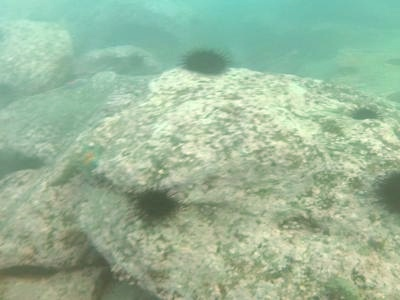
#> input picture ColorCompensation/2330.jpg, 400 x 300 px, found by its file name; its folder holds only this picture in this run
$ jupyter execute Color_Correction_Local_Contrast_Enhancement.ipynb   (older library calls are emulated)
#> lines starting #> are read from the running program, lines starting #| are printed output that depends on the picture; long printed decimals are rounded
[cell 1]
import numpy as np
import cv2
from skimage import color, io, filters
import matplotlib
import matplotlib.pyplot as plt
import matplotlib.image as mpimg
from PIL import Image
import math
import matplotlib.image as mpimg
from skimage.metrics import structural_similarity as ssim
import warnings

# Color Compensation

[cell 2]
def color_compensation(img):
    img = np.double(img)
    #print(img)
    R = img[:,:,0]
    G = img[:,:,1]
    B = img[:,:,2]
    Irm = np.mean(R, axis=0)
    Irm = np.mean(Irm)/256.0
    Igm = np.mean(G, axis=0)
    Igm = np.mean(Igm)/256.0
    Ibm = np.mean(B, axis=0)
    Ibm = np.mean(Ibm)/256.0
    a = 1.5
    Irc = R + a * (Igm-Irm)*(1-Irm)*G
    Irc = np.array(Irc.reshape(G.shape), np.uint8)
    b=1
    Ibc = B + b* (Igm-Ibm)*(1-Ibm)*G
    Ibc = np.array(Ibc.reshape(G.shape), np.uint8)
    G = np.array(G,np.uint8)
    img = cv2.merge([Ibc,G,Irc])
    return img

# Color Correction

[cell 3]
def single_scale_Retinex(raw_img, sigma):
    log_img = np.log10(raw_img) - np.log10(cv2.GaussianBlur(raw_img, (0, 0), sigma)) # sigma = 15
    return log_img


def multi_scale_Retinex(raw_img, sigma_arr, weight_arr):
    while len(weight_arr) < len(sigma_arr):
        weight_arr.append(0)
    weight_sum = sum(weight_arr)

    img = np.zeros(raw_img.shape)
    for i in range(len(sigma_arr)):
        w = weight_arr[i] / weight_sum
        img += single_scale_Retinex(raw_img, sigma_arr[i]) * w

    return img

def create_gamma_lookup_table(gamma):
    lut = list(range(0, 256))
    if gamma != 0:
        for i in range(0,256):
            lut[i] = int((i / 255) ** (1 / gamma) * 255)
    return lut


def quantify_log_image(img, high_clip=0.005, low_clip=0.005, gamma=0.45):
    lut = create_gamma_lookup_table(gamma)

    for c in range(img.shape[-1]):
        flatten = sorted(img[:,:,c].ravel())
        low = flatten[int(len(flatten) * low_clip)]
        high = flatten[int(len(flatten) * (1 - high_clip))]
        # plt.hist(flatten, 200, [min(flatten), max(flatten)])
        # plt.show()
        temp = np.minimum(np.maximum(img[:,:,c], low), high)
        temp = np.uint8((temp - low) / (high - low) * 255.0)

        # Gamma correction.
        if gamma != 0:
            for i in range(temp.shape[0]):
                for j in range(temp.shape[1]):
                    temp[i][j] = lut[temp[i][j]]

        img[:,:,c] = temp

    return np.uint8(img)

def MSR(original_img, sigma_arr, weight_arr, alpha=125, beta=46, high_clip=0.005, low_clip=0.005,gamma=0.45):
    original_img = np.float64(original_img) + 1.0 # Avoiding numerical unstability cause by log(0) in SSR

    # Basic Multiscale Retinex
    R = multi_scale_Retinex(original_img, sigma_arr, weight_arr)

    # Calculate color restoration function(CRF)
    sigmaI = original_img.sum(axis=2)
    # Expand dims to 3 channels, copy data at (1080,1920,0) along 2nd axis. Expanditure is required for the 2nd axis does not exist.
#     sigmaI = np.expand_dims(sigmaI, axis=2).repeat(3, axis=2)
#     CRF = beta * (np.log10(alpha * original_img) - np.log10(sigmaI))

    # Quantify
    img = quantify_log_image(R, high_clip, low_clip, gamma)

    # # Grayscale histogram for testing
    # plt.hist(img[:,:,0].ravel(), 200, [img[:,:,0].min(), img[:,:,0].max()])
    # plt.show()

    return img

[cell 4]
def color_correction(image,extension):
    image = cv2.cvtColor(image,cv2.COLOR_BGR2RGB)
    image = MSR(image,[15,80,250],[1,1,1])
    image = cv2.cvtColor(image,cv2.COLOR_RGB2BGR)
    name="msr."+str(extension)
    cv2.imwrite(name,image)
    image = Image.open(name)
    r_array = []
    g_array = []
    b_array = []
    for y in range(image.height):
        for x in range(image.width):
            r,g,b = image.getpixel((x,y))
            r_array.append(r)
            g_array.append(g)
            b_array.append(b)
    r_array.sort()
    g_array.sort()
    b_array.sort()

    min_index = int(image.height*image.width*0.005)
    max_index = int(image.height*image.width*(1-0.005))


    red_min,red_max,green_min,green_max,blue_min,blue_max = r_array[min_index],r_array[max_index],g_array[min_index],g_array[max_index],b_array[min_index],b_array[max_index]

    #print(r_min,r_max,g_min,g_max,b_min,b_max)


    for y in range(image.height):
        for x in range(image.width):
            r,g,b = image.getpixel((x,y))
            if(r<=red_min):
                r=0
            elif(r in range(red_min,red_max)):
                r=255*(r-red_min)/(red_max-red_min)
            else:
                r=red_max
            if(g<=green_min):
                g=0
            elif(g in range(green_min,green_max)):
                g=255*(g-green_min)/(green_max-green_min)
            else:
                g=green_max
            if(b<=blue_min):
                b=0
            elif(b in range(blue_min,blue_max)):
                b=255*(b-blue_min)/(blue_max-blue_min)
            else:
                b=255
                    #print("After",(r,g,b))
            image.putpixel((x,y),(int(r),int(g),int(b)))
    name = "color_corrected."+str(extension)
    image.save(name)
    return cv2.imread(name)

# Details Sharpening

[cell 5]
def Saliency(img):
    gfgbr = cv2.GaussianBlur(img,(3, 3), 3)
    LabIm = cv2.cvtColor(gfgbr, cv2.COLOR_BGR2Lab)
    lab = cv2.split(LabIm)
    l = np.float32(lab[0])
    a = np.float32(lab[1])
    b = np.float32(lab[2])
    lm = cv2.mean(l)[0] # cv2.mean(l).val[0]
    am = cv2.mean(a)[0]
    bm = cv2.mean(b)[0]
    sm = np.zeros(l.shape, l[0][1].dtype)
    l = cv2.subtract(l, lm)
    a = cv2.subtract(a, am)
    b = cv2.subtract(b, bm)
    sm = cv2.add(sm, cv2.multiply(l, l))
    sm = cv2.add(sm, cv2.multiply(a, a))
    sm = cv2.add(sm, cv2.multiply(b, b))
    return sm


def LaplacianContrast(img):
    # img=cv2.CreateMat(h, w, cv2.CV_32FC3)
    laplacian = cv2.Laplacian(img,5)
    laplacian = cv2.convertScaleAbs(laplacian)
    return laplacian


def LocalContrast(img):
    h = [1.0 / 16.0, 4.0 / 16.0, 6.0 / 16.0, 4.0 / 16.0, 1.0 / 16.0]
    mask = np.ones((len(h),len(h)), img[0][0].dtype)
    for i in range(len(h)):
        for j in range(len(h)):
            mask[i][j]=(h[i] * h[j])
    localContrast = cv2.filter2D(img, 5,kernel=mask)
    for i in range(len(localContrast)):
        for j in range(len(localContrast[0])):
            if localContrast[i][j] > math.pi / 2.75:
                localContrast[i][j] = math.pi / 2.75
    localContrast = cv2.subtract(img, localContrast)
    return cv2.multiply(localContrast, localContrast)


def Exposedness(img):
    sigma = 0.25
    average = 0.5
    exposedness = np.zeros(img.shape,img[0][0].dtype)
    for i in range(len(img)):
        for j in range(len(img[0])):
            value = math.exp(-1.0 * math.pow(img[i, j] - average, 2.0) / (2 * math.pow(sigma, 2.0)))
            exposedness[i][j] = value
    return exposedness


# [12 lines left out: function LuminanceWeight, not called in this run]

[cell 6]
def filterMask(img):
    h = [1.0 / 16.0, 4.0 / 16.0, 6.0 / 16.0, 4.0 / 16.0, 1.0 / 16.0]
    mask = np.zeros((len(h), len(h)), img[0][1].dtype)
    for i in range(len(h)):
        for j in range(len(h)):
            mask[i][j] = h[i] * h[j]
    return mask


def buildGaussianPyramid(img, level):
    gaussPyr =[]
    mask = filterMask(img)
    tmp = cv2.filter2D(img, -1, mask)
    gaussPyr.append(tmp.copy())
    tmpImg = img.copy()
    for i in range(1,level):
        cv2.resize(tmpImg, (0, 0), tmpImg, 0.5, 0.5, cv2.INTER_LINEAR)
        tmp = cv2.filter2D(tmpImg,-1,mask)
        gaussPyr.append(tmp.copy())
    return gaussPyr


def buildLaplacianPyramid(img, level):
    lapPyr = []
    lapPyr.append(img.copy())
    tmpImg = img.copy()
    tmpPyr = img.copy()
    for i in range(1,level):
        cv2.resize(tmpImg, (0, 0), tmpImg, 0.5, 0.5, cv2.INTER_LINEAR)
        lapPyr.append(tmpImg.copy())
    for i in range(level - 1):
        cv2.resize(lapPyr[i + 1], (len(lapPyr[i][0]), len(lapPyr[i])), tmpPyr, 0, 0, cv2.INTER_LINEAR)
        cv2.subtract(lapPyr[i], tmpPyr)
    return lapPyr


def reconstructLaplacianPyramid(pyramid):
    level = len(pyramid)
    for i in range(level - 1,0):
        tmpPyr = cv2.resize(pyramid[i], (len(pyramid[0][0]),len(pyramid[0])),fx= 0,fy= 0,interpolation=cv2.INTER_LINEAR)
        pyramid[i - 1] = cv2.add(pyramid[i - 1], tmpPyr)
    return pyramid[0]


def fuseTwoImages(w1, img1, w2, img2, level):
    weight1 = buildGaussianPyramid(w1, level)
    weight2 = buildGaussianPyramid(w2, level)
    img1 = np.float32(img1)
    img2 = np.float32(img2)
    bgr = cv2.split(img1)
    bCnl1 = buildLaplacianPyramid(bgr[0], level)
    gCnl1 = buildLaplacianPyramid(bgr[1], level)
    rCnl1 = buildLaplacianPyramid(bgr[2], level)
    bgr = []
    bgr = cv2.split(img2)
    bCnl2 = buildLaplacianPyramid(bgr[0], level)
    gCnl2 = buildLaplacianPyramid(bgr[1], level)
    rCnl2 = buildLaplacianPyramid(bgr[2], level)
    bCnl=[]
    gCnl=[]
    rCnl=[]

    for i in range(level):
        cn = cv2.add(cv2.multiply(bCnl1[i], weight1[i]), cv2.multiply(bCnl2[i], weight2[i]))
        bCnl.append(cn.copy())
        cn = cv2.add(cv2.multiply(gCnl1[i], weight1[i]), cv2.multiply(gCnl2[i], weight2[i]))
        gCnl.append(cn.copy())
        cn = cv2.add(cv2.multiply(rCnl1[i], weight1[i]), cv2.multiply(rCnl2[i], weight2[i]))
        rCnl.append(cn.copy())
    bChannel = reconstructLaplacianPyramid(bCnl)
    gChannel = reconstructLaplacianPyramid(gCnl)
    rChannel = reconstructLaplacianPyramid(rCnl)
    fusion = cv2.merge((bChannel, gChannel, rChannel))
    return fusion

[cell 7]
def sharpen(img):
    image = img
    sigma = 20.0
    for i in range(20):
        img = filters.gaussian(img,sigma=(sigma,sigma),truncate=6.0,channel_axis=True)
        img = np.minimum(img,image)
    strength = 0.8
    Inorm = image-strength*img

    Inorm = Inorm*255
    Inorm = Inorm.astype(np.uint8)
    B,G,R = cv2.split(Inorm)

    output1_R = cv2.equalizeHist(R)
    output1_G = cv2.equalizeHist(G)
    output1_B = cv2.equalizeHist(B)

    Inorm = cv2.merge([output1_B,output1_G,output1_R])
    Inorm = Inorm/255.0

    Isharp = (image+Inorm)/2
    return Isharp

[cell 8]
def enhance(image, level):
#     img1 = simplest_cb(image, 5)
    img1 = np.uint8(image)
    LabIm1 = cv2.cvtColor(img1, cv2.COLOR_BGR2Lab)
    L1 = cv2.extractChannel(LabIm1, 0)
    # Apply CLAHE

    result = sharpen(image)
    img2 = np.uint8(result)
    LabIm2 = cv2.cvtColor(img2, cv2.COLOR_BGR2Lab)
    L2 = cv2.extractChannel(LabIm2, 0)


#     img2 = result[0]
#     L2 = result[1]


    w1 = calWeight(img1, L1)
    w2 = calWeight(img2, L2)
    sumW = cv2.add(w1, w2)
    w1 = cv2.divide(w1, sumW)
    w2 = cv2.divide(w2, sumW)
    return fuseTwoImages(w1, img1, w2, img2, level)


def calWeight(img, L):
    L = np.float32(np.divide(L, (255.0)))
    WL = np.float32(LaplacianContrast(L)) # Check this line
    WC = np.float32(LocalContrast(L))
    WS = np.float32(Saliency(img))
    WE = np.float32(Exposedness(L))
    weight = WL.copy()
    weight = np.add(weight, WC)
    weight = np.add(weight, WS)
    weight = np.add(weight, WE)
    return weight

# Metrics Calculation

[cell 9]
def get_entropy(img_):
    x, y = img_.shape[0:2]
    tmp = []
    for i in range(256):
        tmp.append(0)
    val = 0
    k = 0
    res = 0
    img = np.array(img_)
    for i in range(len(img)):
        for j in range(len(img[i])):
            val = img[i][j]
            tmp[val] = float(tmp[val] + 1)
            k =  float(k + 1)
    for i in range(len(tmp)):
        tmp[i] = float(tmp[i] / k)
    for i in range(len(tmp)):
        if(tmp[i] == 0):
            res = res
        else:
            res = float(res - tmp[i] * (math.log(tmp[i]) / math.log(2.0)))
    return res

[cell 10]
def get_uiqm(a):
    rgb = a
    lab = color.rgb2lab(a)
    gray = color.rgb2gray(a)

    # UIQM
    p1 = 0.0282
    p2 = 0.2953
    p3 = 3.5753

    #1st term UICM
    rg = rgb[:,:,0] - rgb[:,:,1]
    yb = (rgb[:,:,0] + rgb[:,:,1]) / 2 - rgb[:,:,2]
    rgl = np.sort(rg,axis=None)
    ybl = np.sort(yb,axis=None)
    al1 = 0.1
    al2 = 0.1
    T1 = np.int(al1 * len(rgl))
    T2 = np.int(al2 * len(rgl))
    rgl_tr = rgl[T1:-T2]
    ybl_tr = ybl[T1:-T2]

    urg = np.mean(rgl_tr)
    s2rg = np.mean((rgl_tr - urg) ** 2)
    uyb = np.mean(ybl_tr)
    s2yb = np.mean((ybl_tr- uyb) ** 2)

    uicm =-0.0268 * np.sqrt(urg**2 + uyb**2) + 0.1586 * np.sqrt(s2rg + s2yb)

    #2nd term UISM (k1k2=8x8)
    Rsobel = rgb[:,:,0] * filters.sobel(rgb[:,:,0])
    Gsobel = rgb[:,:,1] * filters.sobel(rgb[:,:,1])
    Bsobel = rgb[:,:,2] * filters.sobel(rgb[:,:,2])

    Rsobel=np.round(Rsobel).astype(np.uint8)
    Gsobel=np.round(Gsobel).astype(np.uint8)
    Bsobel=np.round(Bsobel).astype(np.uint8)

    Reme = eme(Rsobel)
    Geme = eme(Gsobel)
    Beme = eme(Bsobel)

    uism = 0.299 * Reme + 0.587 * Geme + 0.114 * Beme

    #3rd term UIConM
    uiconm = logamee(gray)

    uiqm = p1 * uicm + p2 * uism + p3 * uiconm
    return uiqm

def eme(ch,blocksize=8):

    num_x = math.ceil(ch.shape[0] / blocksize)
    num_y = math.ceil(ch.shape[1] / blocksize)

    eme = 0
    w = 2. / (num_x * num_y)
    for i in range(num_x):

        xlb = i * blocksize
        if i < num_x - 1:
            xrb = (i+1) * blocksize
        else:
            xrb = ch.shape[0]

        for j in range(num_y):

            ylb = j * blocksize
            if j < num_y - 1:
                yrb = (j+1) * blocksize
            else:
                yrb = ch.shape[1]

            block = ch[xlb:xrb,ylb:yrb]

            blockmin = np.float(np.min(block))
            blockmax = np.float(np.max(block))

            # # old version
            # if blockmin == 0.0: eme += 0
            # elif blockmax == 0.0: eme += 0
            # else: eme += w * math.log(blockmax / blockmin)

            # new version
            if blockmin == 0: blockmin+=1
            if blockmax == 0: blockmax+=1
            eme += w * math.log(blockmax / blockmin)
    return eme

def plipsum(i,j,gamma=1026):
    return i + j - i * j / gamma

def plipsub(i,j,k=1026):
    return k * (i - j) / (k - j)

def plipmult(c,j,gamma=1026):
    return gamma - gamma * (1 - j / gamma)**c

def logamee(ch,blocksize=8):

    num_x = math.ceil(ch.shape[0] / blocksize)
    num_y = math.ceil(ch.shape[1] / blocksize)

    s = 0
    w = 1. / (num_x * num_y)
    for i in range(num_x):

        xlb = i * blocksize
        if i < num_x - 1:
            xrb = (i+1) * blocksize
        else:
            xrb = ch.shape[0]

        for j in range(num_y):

            ylb = j * blocksize
            if j < num_y - 1:
                yrb = (j+1) * blocksize
            else:
                yrb = ch.shape[1]

            block = ch[xlb:xrb,ylb:yrb]
            blockmin = np.float(np.min(block))
            blockmax = np.float(np.max(block))

            top = plipsub(blockmax,blockmin)
            bottom = plipsum(blockmax,blockmin)

            m = top/bottom
            if m ==0.:
                s+=0
            else:
                s += (m) * np.log(m)

    return plipmult(w,s)

[cell 11]
inpath = r'C:\Users\ardenus\Downloads\images'
outpath = r'C:\Users\ardenus\Downloads\Clahe'
ccom = r'C:\Users\ardenus\Downloads\ColorCompensation'
ccor = r'C:\Users\ardenus\Downloads\ColorCorrection'
shar = r'C:\Users\ardenus\Downloads\Sharpened'
a_uiqm = a_psnr = a_ssim = a_entropy = count =0
images = input("Enter the images to process:").split()
#> the answer given: ColorCompensation/2330.jpg
for i in images:
    name,ext = i.split(".")
    j = "\\"+i
    plt.figure(figsize=(25,5))

    img = cv2.imread(inpath+j)
#> img is the input picture: shape (300, 400, 3); mean B, G, R 154.8, 183.7, 155
    img = cv2.cvtColor(img,cv2.COLOR_BGR2RGB)

# [6 lines of commented-out code are left out]
    compensated = color_compensation(img)
#> in color_compensation, `B = img[:,:,2]`:
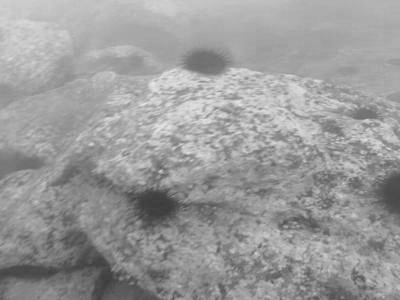
#> B: shape (300, 400) float64; min 58, max 232, mean 154.8
#> in color_compensation, `Irm = np.mean(R, axis=0)`: Irm = 400 values, max 169.2 at index 250, min 137.2 at index 85, mean 155
#> in color_compensation, `Irm = np.mean(Irm)/256.0`: Irm = 0.605
#> in color_compensation, `Igm = np.mean(G, axis=0)`: Igm = 400 values, max 196.1 at index 249, min 167.6 at index 73, mean 183.7
#> in color_compensation, `Igm = np.mean(Igm)/256.0`: Igm = 0.718
#> in color_compensation, `Ibm = np.mean(B, axis=0)`: Ibm = 400 values, max 166.3 at index 249, min 141.6 at index 71, mean 154.8
#> in color_compensation, `Ibm = np.mean(Ibm)/256.0`: Ibm = 0.605
    cv2.imwrite(ccom+j,compensated)

    # Applying Color Correction
    corrected = color_correction(cv2.imread(ccom+j),ext)
#> the loop in multi_scale_Retinex, `for i in range(len(sigma_arr)):` made 3 passes
#> pass 1, in single_scale_Retinex, `log_img = np.log10(raw_img) - np.log10(cv2.GaussianBlur(raw_img, (0, 0..`:
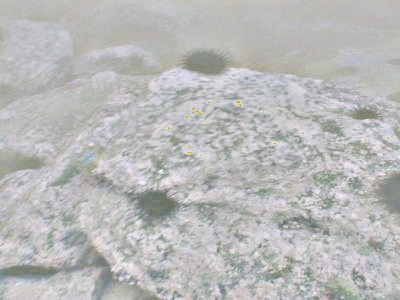
#> log_img: shape (300, 400, 3) float64; mean of channels 0, 1, 2 -0.00448, -0.00304, -0.00397; drawn with min black and max white
#> in MSR, `sigmaI = original_img.sum(axis=2)`:
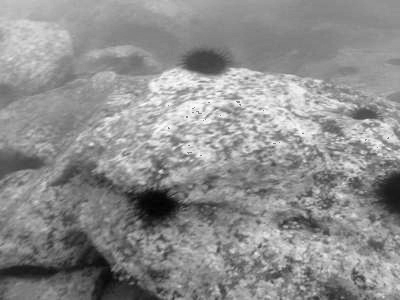
#> sigmaI: shape (300, 400) float64; min 214, max 754, mean 515.9; drawn with min black and max white
#> the loop in quantify_log_image, `for c in range(img.shape[-1]):` made 3 passes
#> (low, high) on passes 1 to 3: (-0.25, 0.133), (-0.243, 0.103), (-0.275, 0.111)
#> pass 1, in quantify_log_image, `temp = np.minimum(np.maximum(img[:,:,c], low), high)`:
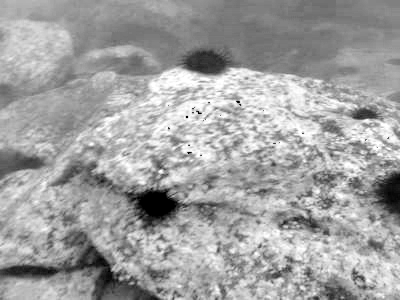
#> temp: shape (300, 400) float64; min -0.25, max 0.133, mean -0.00704; drawn with min black and max white
#> after the loop in quantify_log_image, `for c in range(img.shape[-1]):`:
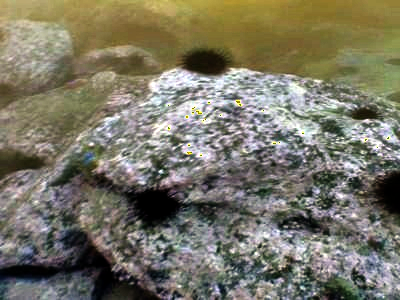
#> img: shape (300, 400, 3) float64; mean of channels 0, 1, 2 101.4, 118.1, 121.4; drawn as B, G, R
#> after the loop in quantify_log_image, `for c in range(img.shape[-1]):`:
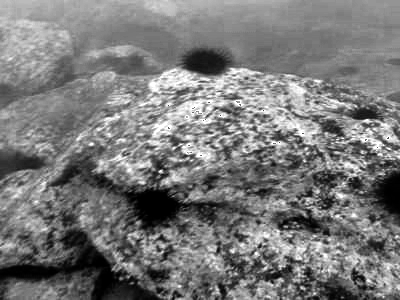
#> temp: shape (300, 400); min 0, max 255, mean 121.4
#> in color_correction, `image = Image.open(name)`:
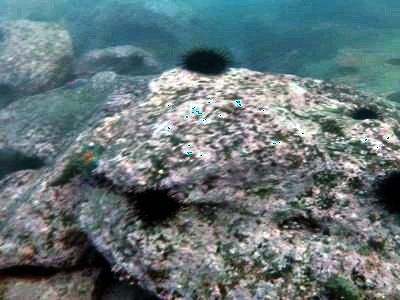
#> image: PIL image 400x300 RGB; mean R, G, B 101.4, 118.1, 121.4
#> after the loop in color_correction, `for y in range(image.height):`: b_array = 120000 items
#> in color_correction, `red_min,red_max,green_min,green_max,blue_min,blue_max = r_array[min_in..`: red_min = 0; red_max = 251; green_min = 0; green_max = 250; blue_min = 0; blue_max = 248
    cv2.imwrite(ccor+j,corrected)

    # Applying Details Sharpening
    sharpened = enhance(cv2.imread(ccor+j),5)
#> after the loop in sharpen, `for i in range(20):`:
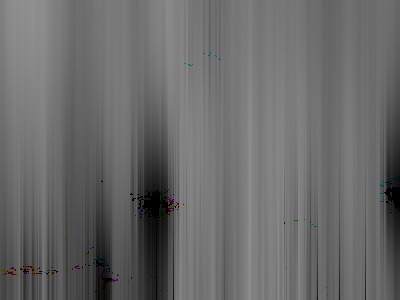
#> img: shape (300, 400, 3) float64; mean of channels 0, 1, 2 0.417, 0.417, 0.417; drawn as B, G, R
#> in sharpen, `output1_R = cv2.equalizeHist(R)`:
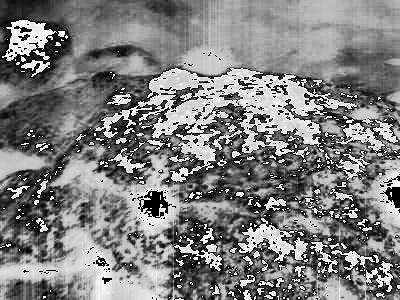
#> output1_R: shape (300, 400); min 0, max 255, mean 126.7
#> in sharpen, `output1_B = cv2.equalizeHist(B)`:
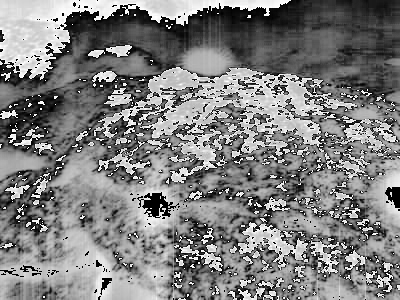
#> output1_B: shape (300, 400); min 0, max 255, mean 126.4
#> in Saliency, `lm = cv2.mean(l)[0]`: lm = 124.3
#> in Saliency, `am = cv2.mean(a)[0]`: am = 123.5
#> in Saliency, `bm = cv2.mean(b)[0]`: bm = 123.8
#> in buildGaussianPyramid, `mask = filterMask(img)`: mask = [[0.00391, 0.0156, 0.0234, 0.0156, 0.00391], [0.0156, 0.0625, 0.0938, 0.0625, 0.0156], [0.0234, 0.0938, 0.141, 0.0938, 0.0234], [0.0156, 0.0625, 0.0938, 0.0625, 0.0156], [0.00391, 0.0156, 0.0234, 0.0156, 0.00391]]
#> after the loop in buildGaussianPyramid, `for i in range(1,level):`: gaussPyr = 5 items
#> in reconstructLaplacianPyramid, `level = len(pyramid)`: level = 5
#> after the loop in reconstructLaplacianPyramid, `for i in range(level - 1,0):`: pyramid = 5 items
    cv2.imwrite(shar+j,sharpened)

    # Applying CLAHE
    ime = cv2.cvtColor(cv2.imread(shar+j),cv2.COLOR_BGR2Lab)
    #ime = cv2.cvtColor(ime,cv2.COLOR_RGB2Lab)
    clahe = cv2.createCLAHE(clipLimit = 3.0,tileGridSize=(4,4))
    ime[:,:,0] = clahe.apply(ime[:,:,0])
    ime = cv2.cvtColor(ime,cv2.COLOR_Lab2BGR)
    cv2.imwrite(outpath+j,ime)


    plt.subplot(231)
    plt.axis('off')
    plt.imshow(mpimg.imread(inpath+j))
    plt.title("Input Image")

    plt.subplot(232)
    plt.axis('off')
    plt.imshow(mpimg.imread(ccom+j))
    plt.title("Color Compensated Image")

    plt.subplot(233)
    plt.axis('off')
    plt.imshow(mpimg.imread(ccor+j))
    plt.title("Color Corrected Image")


    plt.subplot(234)
    plt.axis('off')
    plt.imshow(mpimg.imread(shar+j))
    plt.title("Details Sharpened Image")


    plt.subplot(235)
    plt.axis('off')
    plt.imshow(mpimg.imread(outpath+j))
    plt.title("CLAHE Applied Image")
    plt.show()

    # Calculating PSNR, SSIM, Information Entropy,UIQM
    count+=1

    input_image = Image.open(inpath+j)
    input_image = cv2.cvtColor(np.array(input_image),cv2.COLOR_RGB2BGR)

    processed_image = Image.open(outpath+j)
    processed_image = cv2.cvtColor(np.array(processed_image),cv2.COLOR_RGB2BGR)

    entropy = get_entropy(cv2.imread(outpath+j,0))
#> in get_entropy, `x, y = img_.shape[0:2]`: x = 300; y = 400
#> after the loop in get_entropy, `for i in range(len(img)):`: tmp = 256 values, max 652 at index 49, min 7 at index 0, mean 468.8
#> after the loop in get_entropy, `for i in range(len(tmp)):`: tmp = 256 values, max 0.00543 at index 49, min 5.83e-05 at index 0, mean 0.00391
#> the loop in get_entropy, `for i in range(len(tmp)):` made 256 passes
#> res on passes 1 to 8: 0.00082, 0.0031, 0.00826, 0.0256, 0.064, 0.0883, 0.108, 0.135
#> entropy = 7.95

    warnings.filterwarnings('ignore')
    uiqm = get_uiqm(io.imread(outpath+j))
#> in get_uiqm, `T1 = np.int(al1 * len(rgl))`: T1 = 12000
#> in get_uiqm, `urg = np.mean(rgl_tr)`: urg = 179.8
#> in get_uiqm, `s2rg = np.mean((rgl_tr - urg) ** 2)`: s2rg = 8893.6
#> in get_uiqm, `uyb = np.mean(ybl_tr)`: uyb = -61.72
#> in get_uiqm, `s2yb = np.mean((ybl_tr- uyb) ** 2)`: s2yb = 3114.3
#> in get_uiqm, `uicm =-0.0268 * np.sqrt(urg**2 + uyb**2) + 0.1586 * np.sqrt(s2rg + s2yb)`: uicm = 12.28
#> after the loop in eme, `for i in range(num_x):`: eme = 6.14
#> in get_uiqm, `Geme = eme(Gsobel)`: Geme = 6.35
#> in get_uiqm, `Beme = eme(Bsobel)`: Beme = 6.41
#> in get_uiqm, `uism = 0.299 * Reme + 0.587 * Geme + 0.114 * Beme`: uism = 6.29
#> after the loop in logamee, `for i in range(num_x):`: s = -475.9
#> in get_uiqm, `uiconm = logamee(gray)`: uiconm = -0.206
#> in get_uiqm, `uiqm = p1 * uicm + p2 * uism + p3 * uiconm`: uiqm = 1.47
#> uiqm = 1.47


    psnr = cv2.PSNR(processed_image,input_image)
#> psnr = 11.36
    SSIM = ssim(cv2.cvtColor(processed_image,cv2.COLOR_BGR2GRAY),cv2.cvtColor(input_image,cv2.COLOR_BGR2GRAY))
#> SSIM = 0.432

    print("PSNR = ",psnr)
#| PSNR =  11.364
    print("SSIM = ",SSIM)
#| SSIM =  0.4321
    print("Information Entropy = ",entropy)
#| Information Entropy =  7.946
    print("UIQM = ",uiqm)
#| UIQM =  1.469

    a_psnr = a_psnr + psnr
#> a_psnr = 11.36
    a_ssim = a_ssim + SSIM
#> a_ssim = 0.432
    a_entropy = a_entropy + entropy
#> a_entropy = 7.95
    a_uiqm = a_uiqm + uiqm
#> a_uiqm = 1.47


print("Average PSNR = ",(a_psnr/count))
#| Average PSNR =  11.364
print("Average SSIM = ",(a_ssim/count))
#| Average SSIM =  0.4321
print("Average Information Entropy = ",(a_entropy/count))
#| Average Information Entropy =  7.946
print("Average UIQM = ",(a_uiqm/count))
#| Average UIQM =  1.469
